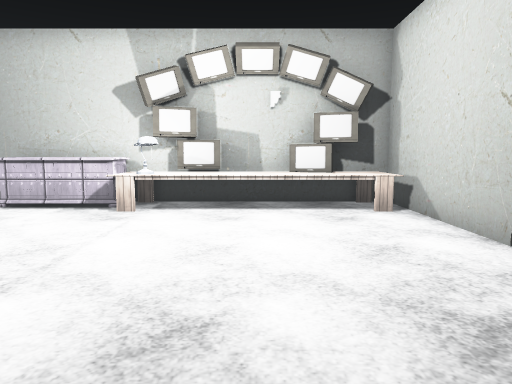
[1] (above)

16 first-person views from a walk through a scene from a Unity 3-D project. The camera is 1.4 m above the floor, tilts 6° down and sees 70° across. Doors are open. The floor is counted in squares, 1 m on a side. Each view is taken from the middle of a square. On the plan, view 1 faces up. The plan holds only what a view shows up to about 16 squares ahead; the rest is blank. The player character is not drawn. Some surface patterns are stand-ins.

[2]
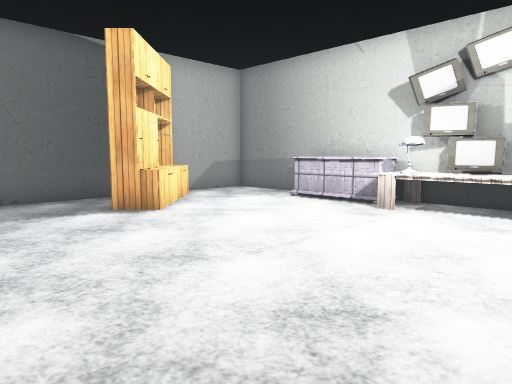

[3]
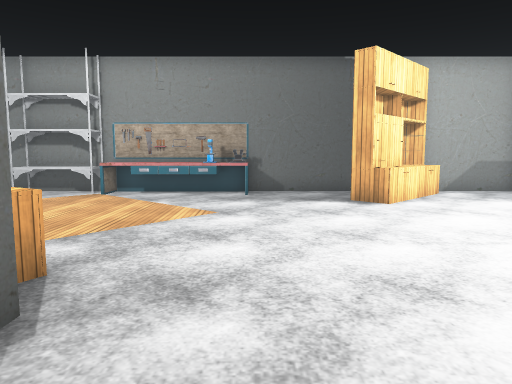

[4]
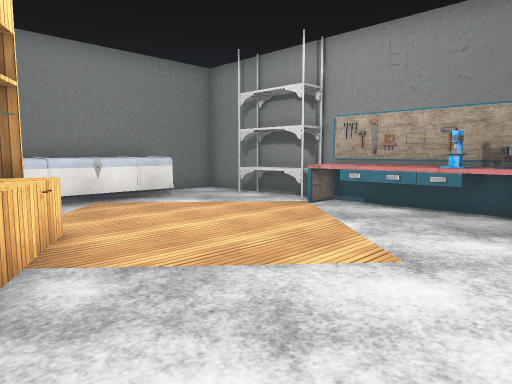

[5]
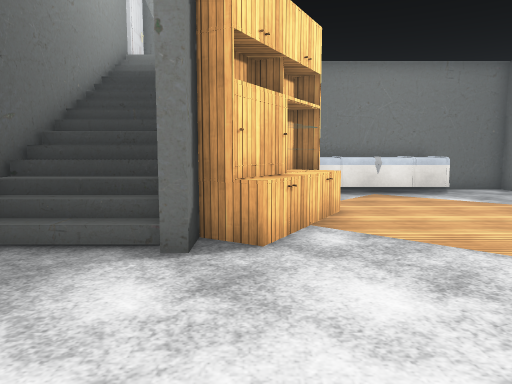

[6]
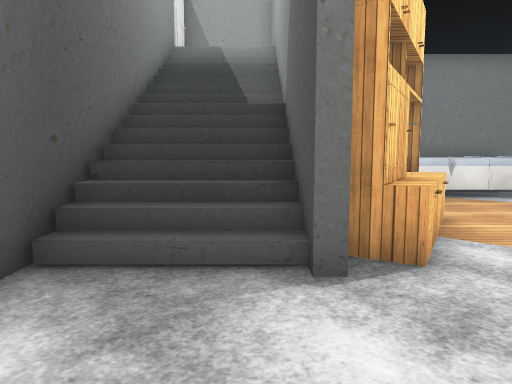

[7]
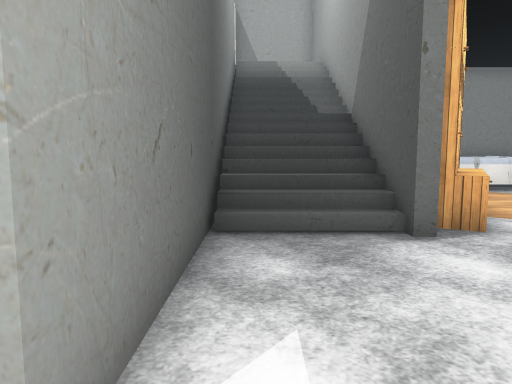

[8]
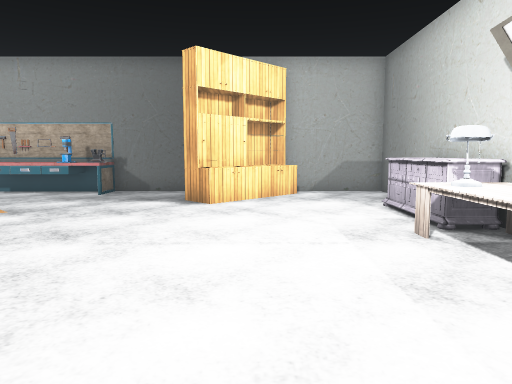

[9]
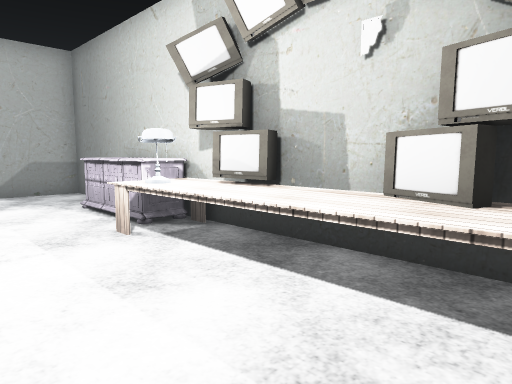

[10]
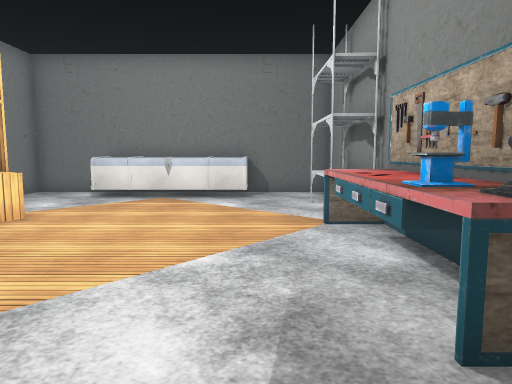

[11]
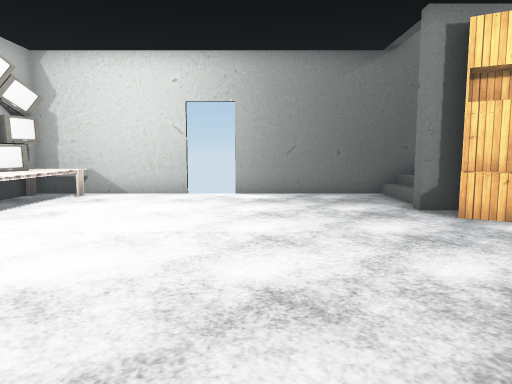

[12]
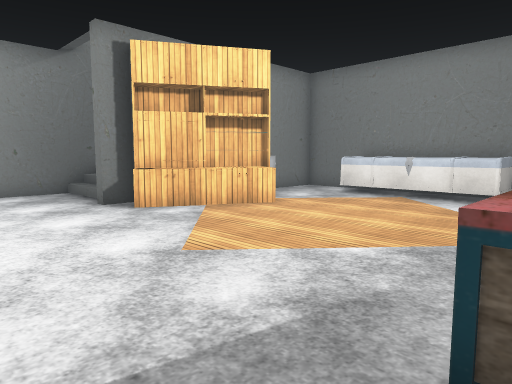

[13]
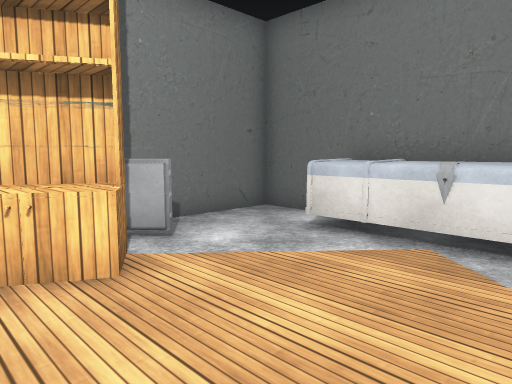

[14]
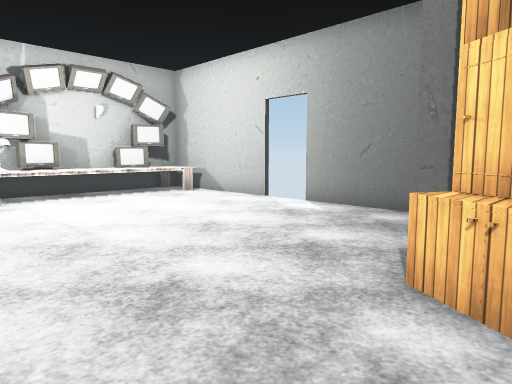

[15]
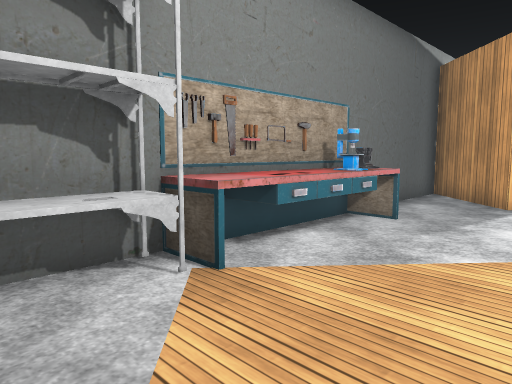

[16]
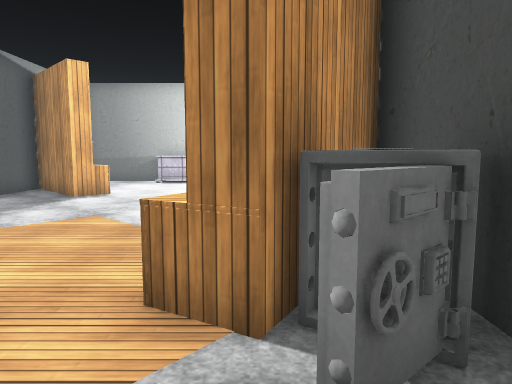

### Floor plan
Key: @ floor where view 1 was taken; # wall or solid block; . floor; / step, stairs or slope; D open door; = window, fence, low wall or low ledge; ^ raised ledge; T TV; L lamp; C cabinet; O other object.
Columns run from 11 left of view 1 to 4 right of it. Each row starts with its distance up from view 1.
 11 ################
 10 #...OOOO^TT^TT^#
  9 #.......L^^^^^^#
  8 #..............#
  7 #CC............#
  6 #CCC...........#
  5 #.CCC..........D
  4 #..C...........D
  3 #..............#
  2 #..............#
  1 #O.............#
  0 #OO........@...#
 -1 #OO............#
 -2 #OO.......C#///#
 -3 #OO......CC#///#
 -4 #OO.....CCC#///#
 -5 #O......CCO#///#
 -6 #O.......###///#
 -7 #O.........#///#
 -8 #..........#///#
 -9 #..=^^^^^..#///#
-10 ####^^^^^###///#
-11            #   #
-12            #   #
-13            #####

Where each view was taken, in squares from view 1:
view 1: 0 up, 0 right, facing up
view 2: 0 up, 1 right, facing up-left
view 3: 1 up, 3 right, facing left
view 4: 2 up, 1 left, facing down-left
view 5: 4 up, 1 left, facing down
view 6: 3 up, 1 right, facing down
view 7: 5 up, 3 right, facing down
view 8: 6 up, 3 right, facing left
view 9: 6 up, 3 right, facing up-left
view 10: 3 up, 8 left, facing down
view 11: 3 up, 9 left, facing right
view 12: 3 up, 10 left, facing down-right
view 13: 3 down, 7 left, facing down-right
view 14: 3 down, 5 left, facing up-right
view 15: 7 down, 6 left, facing up-left
view 16: 8 down, 2 left, facing up
